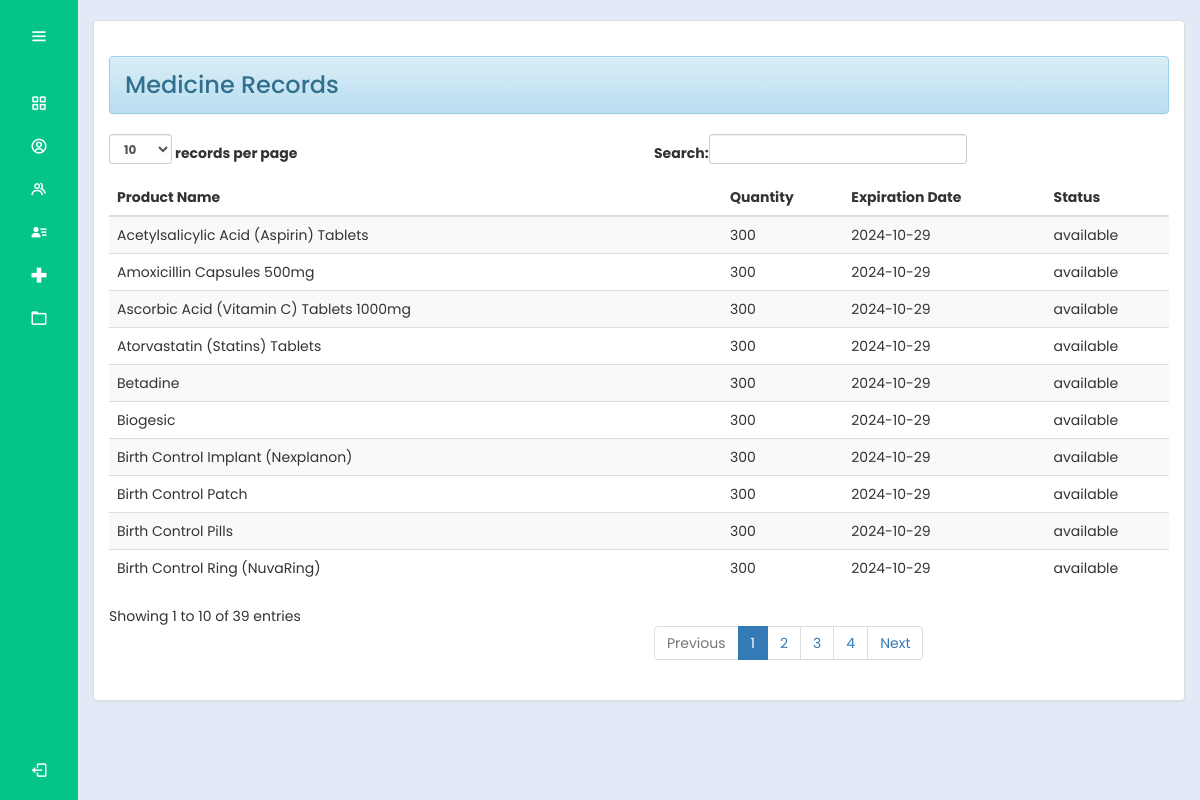
The page /admin/medicinerecords.php (signed in) on the database its author committed.
### tables this page shows
CREATE TABLE `medicines` (
  `productId` int(30) NOT NULL,
  `productName` varchar(100) NOT NULL,
  `sponsor` varchar(100) NOT NULL,
  `unit` varchar(100) NOT NULL,
  `batch` varchar(100) NOT NULL,
  `quantity1` int(10) NOT NULL,
  `total` int(10) NOT NULL,
  `expDate` date NOT NULL,
  `status` varchar(100) NOT NULL
);

### admin/medicinerecords.php (the view, shortened to what this page needs)
<?php
@include "../connection/connect.php";
if(isset($_SESSION['user_data'])){
?>
<!DOCTYPE html>
<html lang="en">
<head>
  <link rel="stylesheet" href="../cssmainmenu/style.css">
  <link href='https://unpkg.com/boxicons@2.1.4/css/boxicons.min.css' rel='stylesheet'>
  <link rel = "stylesheet" type = "text/css" href = "../css/bootstrap.css " />
	<link rel = "stylesheet" type = "text/css" href = "../css/style.css" />
<link rel="stylesheet" href="https://maxcdn.bootstrapcdn.com/bootstrap/3.3.5/css/bootstrap-theme.min.css">
</head>
<body>
<?php try {
    include_once('side_menu.php');
} catch (Exception $e) {
    echo "Error: " . $e->getMessage();
}
 ?>
  <section class="home-section">
  <br>
  <div class="container-fluid">
		<div class="panel panel-default">
			<div class="panel-body">
     <h3> <div class = "alert alert-info">Medicine Records</div></h3>
				<table id="table" class = "table table-striped table-hover">
					<thead>
						<tr>
							<th>Product Name</th>
							<th>Quantity</th>
							<th>Expiration Date</th>
							<th>Status</th>
						</tr>
					</thead>
					<tbody>
						<?php
							$query = $mysqli->query("SELECT * FROM `medicines`") or die(mysqli_error());
							while ($fetch = $query->fetch_array()) {
							?>
								<tr>
									<td><?php echo $fetch['productName'] ?></td>
									<td><?php echo $fetch['total'] ?></td>
									<td><?php echo $fetch['expDate'] ?></td>
                  <td><?php echo $fetch['status'] ?></td>
						<?php
							}
						?>
					</tbody>
				</table>
			</div>
		</div>
	</div>
  </section>
</body>
</html>
<?php
}
else{
	header("Location:.././index.php?error=UnAuthorized Access");
}

### cssmainmenu/style.css (style rules this page uses)
:root { --color-default: #04c487; --color-second:#04c487; --color-white:#fff; --color-body:#e4e9f7; --color-light:#e0e0e0; }
* { padding: 0%; margin: 0%; box-sizing: border-box; font-family: 'Poppins', sans-serif; }
body { min-height: 100vh; }
.home-section { position: relative; background-color: var(--color-body); min-height: 100vh; top:0; left:78px; width: calc(100% - 78px); transition: all .5s ease; z-index: 2; }

### css/style.css (style rules this page uses)
body { font-family: Arial, sans-serif; }

### rows shown on the page
medicines: productName "Birth Control Pills", total "300", expDate "2024-10-29", status "available"
medicines: productName "Birth Control Patch", total "300", expDate "2024-10-29", status "available"
medicines: productName "Birth Control Implant (Nexplanon)", total "300", expDate "2024-10-29", status "available"
medicines: productName "Birth Control Ring (NuvaRing)", total "300", expDate "2024-10-29", status "available"
medicines: productName "Ascorbic Acid (Vitamin C) Tablets 1000mg", total "300", expDate "2024-10-29", status "available"
medicines: productName "Acetylsalicylic Acid (Aspirin) Tablets", total "300", expDate "2024-10-29", status "available"
medicines: productName "Amoxicillin Capsules 500mg", total "300", expDate "2024-10-29", status "available"
medicines: productName "Atorvastatin (Statins) Tablets", total "300", expDate "2024-10-29", status "available"
medicines: productName "Betadine", total "300", expDate "2024-10-29", status "available"
medicines: productName "Biogesic", total "300", expDate "2024-10-29", status "available"
